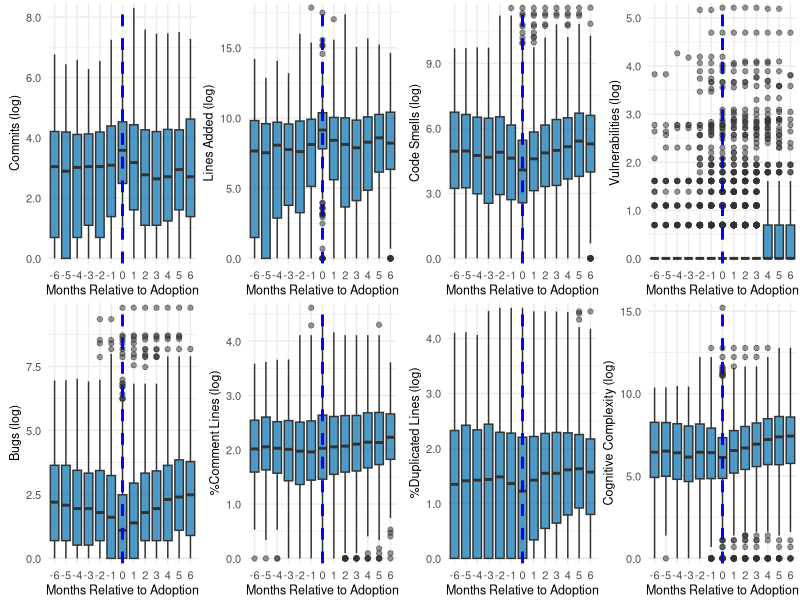
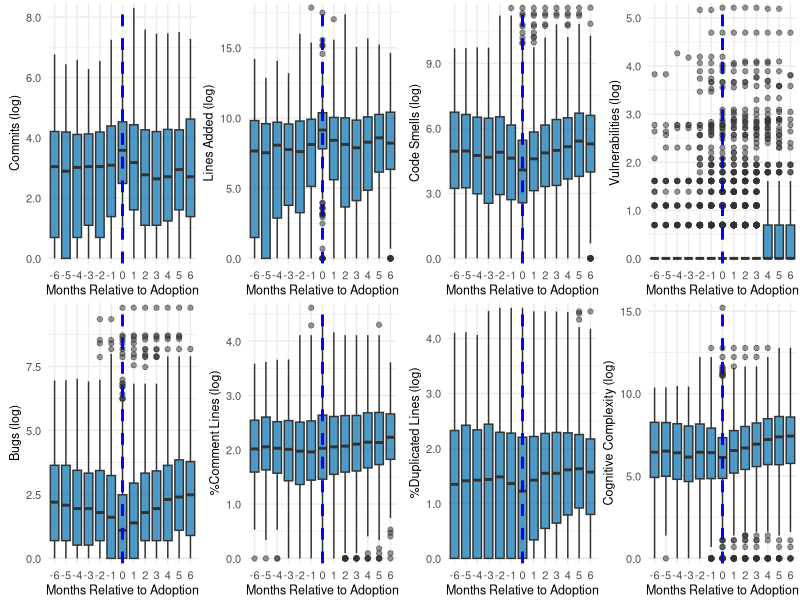

The R source for these figures, in order:
## ---- chunk 1
knitr::opts_chunk$set(echo = TRUE, warning = FALSE, message = FALSE)
knitr::opts_chunk$set(dev = 'CairoPNG', dpi = 150)
options(bitmapType = 'cairo')
## ---- chunk 2
library(tidyverse)
library(ggplot2)
library(data.table)
library(cowplot)
library(scales)
library(Cairo)
## ---- chunk 3
panel_data <- fread("../data/panel_event_monthly.csv")

# Convert variables to proper format
panel_data$repo_name <- as.numeric(factor(panel_data$repo_name))
panel_data$time <- as.numeric(gsub("-", "", panel_data$time))
panel_data$event[!is.na(panel_data$event)] <- as.numeric(
    gsub("-", "", panel_data$event[!is.na(panel_data$event)]))
panel_data$event[is.na(panel_data$event)] <- 0
panel_data <- panel_data[panel_data$event < 202401 # never treated
        | (panel_data$event > 202407 & panel_data$event <= 202503)]
panel_data$event <- as.integer(panel_data$event)

# Log transform skewed variables (same as DiffInDiffAll.Rmd)
panel_data$commits <- log(panel_data$commits + 1)
panel_data$lines_added <- log(panel_data$lines_added + 1)
panel_data$code_smells <- log(panel_data$code_smells + 1)
panel_data$vulnerabilities <- log(panel_data$vulnerabilities + 1)
panel_data$bugs <- log(panel_data$bugs + 1)
panel_data$cognitive_complexity <- log(panel_data$cognitive_complexity + 1)
panel_data$duplicated_lines_density <- log(panel_data$duplicated_lines_density + 1)
panel_data$comment_lines_density <- log(panel_data$comment_lines_density + 1)
panel_data$age <- log(panel_data$age + 1)
panel_data$contributors <- log(panel_data$contributors + 1)
panel_data$stars <- log(panel_data$stars + 1)
panel_data$issues <- log(panel_data$issues + 1)
panel_data$issue_comments <- log(panel_data$issue_comments + 1)
## ---- chunk 4
# Filter to only include treatment repositories (those that adopted Cursor)
panel_data <- panel_data %>%
    filter(event > 0) %>%  # Only repositories that actually adopted Cursor
    arrange(repo_name, time) %>%
    group_by(repo_name) %>%
    mutate(
        # Calculate relative time to event
        relative_time = time - event
    ) %>%
    ungroup() %>%
    # Filter to only include observations within -6 to +6 months of event
    filter(relative_time >= -6 & relative_time <= 6)

# Check data structure
cat("Number of observations:", nrow(panel_data), "\n")
cat("Number of unique repositories:", length(unique(panel_data$repo_name)), "\n")
cat("Relative time range:", range(panel_data$relative_time), "\n")
## ---- chunk 5
outcome_vars <- c(
    "commits",
    "lines_added",
    "code_smells",
    "vulnerabilities",
    "bugs",
    "comment_lines_density",
    "duplicated_lines_density",
    "cognitive_complexity"
)

outcome_names <- c(
    "Commits (log)",
    "Lines Added (log)",
    "Code Smells (log)",
    "Vulnerabilities (log)",
    "Bugs (log)",
    "%Comment Lines (log)",
    "%Duplicated Lines (log)",
    "Cognitive Complexity (log)"
)
## ---- chunk 6
# Create boxplots for each outcome variable
plot_list <- list()

# Create boxplots for each outcome variable with x-axis labels on all plots
for (i in seq_along(outcome_vars)) {
    var <- outcome_vars[i]
    name <- outcome_names[i]

    # Create boxplot for current outcome
    p <- ggplot(panel_data, aes(x = factor(relative_time), y = !!sym(var))) +
        geom_boxplot(alpha = 0.7, outlier.alpha = 0.5, fill = "#0072B2") +
        geom_vline(xintercept = which(levels(factor(panel_data$relative_time)) == "0"),
                   linetype = "dashed", color = "blue", size = 1) +
        labs(x = "Months Relative to Adoption",
            y = name
        ) +
        theme_minimal() +
        theme(
            plot.title = element_text(hjust = 0.5, face = "bold"),
            plot.subtitle = element_text(hjust = 0.5),
            axis.text.x = element_text(angle = 0, hjust = 0.5, size = 8),
            axis.title.x = element_text(size = 9),
            axis.title.y = element_text(size = 9),
            axis.text.y = element_text(size = 8),
            plot.margin = margin(2, 2, 2, 2, "pt")
        ) +
        scale_y_continuous(expand = c(0.02, 0), labels = scales::number_format(accuracy = 0.1))

    plot_list[[i]] <- p
}

# Arrange plots in a grid with proper alignment using cowplot
combined_plot <- plot_grid(plotlist = plot_list, ncol = 4, align = "hv", axis = "tblr")

# Display the plot
print(combined_plot)

# Save the plot
ggsave("../plots/descriptive_pre_post.pdf",
  plot = combined_plot, width = 10.5, height = 4, device = CairoPDF, family = "DejaVu Sans")
